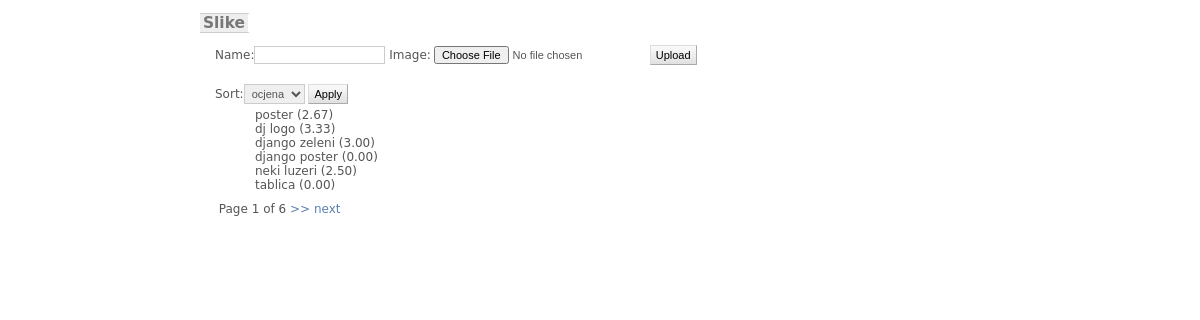
The page / on the database its author committed.
### galerija/models.py (models this page shows, shortened)
class Slika(models.Model):
	name = models.CharField(max_length=60, blank=True, null=True)
	image = models.FileField(upload_to="images/")
	width = models.IntegerField(blank=True, null=True)
	height = models.IntegerField(blank=True, null=True)
	ocjena = models.DecimalField(default=0.0, max_digits=5, decimal_places=2)
	thumbnail = models.ImageField(upload_to="images/", blank=True, null=True)
	class Meta:
		verbose_name_plural = 'slike'

### galerija/views.py (the view, shortened to what this page needs)
# urls.py: url(r'^$', 'galerija.views.main', name='main'),
def main(request):
	slike = Slika.objects.all()
	parameters = []
	try: page = int(request.GET.get("page", '1'))
	except ValueError: page = 1
	if page != 1 and "parameters" in request.session:
		parameters = request.session["parameters"]
	else:
		request.session["parameters"] = parameters
	if parameters == "ocjena":
		slike = Slika.objects.order_by('-ocjena')
	else:
		slike = Slika.objects.all()
	paginator = Paginator(slike, 6)
	try:
		slike = paginator.page(page)
	except (InvalidPage, EmptyPage):
		request = paginator.page(paginator.num_pages)
	uploadform = SlikaForm()
	applyform = SortForm()
	return render(request, 'galerija/list.html', {'slike': slike, 'media_url': MEDIA_URL, 'uploadform': uploadform, 'applyform': applyform})

### galerija/forms.py
class SlikaForm(ModelForm):
	class Meta:
		model = Slika
		field = ('image', 'name')
		exclude = ('width', 'height', 'ocjena', 'thumbnail')

class SortForm(forms.Form):
	sort = forms.ChoiceField(choices=izbor)

### galerija/templates/galerija/list.html (shortened to what this page needs)
{% extends "pbase.html" %}
{% block content %}
	<div class="main">
        <form action="{% url 'main' %}" method="post" enctype="multipart/form-data">{% csrf_token %}
            {{uploadform}}
            <input type="submit" value="Upload" />
        </form>
        <br />
        <form action="{% url 'main' %}" method="post" enctype="multipart/form-data">{% csrf_token %}
            {{applyform}}
            <input type="submit" value="Apply" />
        </form>
		<ul>
			{% for slik in slike %}
				<div class="title">{{ slik.name }} ({{ slik.ocjena }})</div>
			{% endfor %}
		</ul>
		{% if slike.object_list and slike.paginator.num_pages > 1 %}
		<div class="pagination">
			<span class="step-links">
				<span class="current">
					&nbsp;Page {{ slike.number }} of {{ slike.paginator.num_pages }}
				</span>
				{% if slike.has_next %}
					<a href="?page={{ slike.next_page_number }}"> &gt;&gt; next</a>
				{% endif %}
			</span>
		</div>
		{% endif %}
	</div>
{% endblock %}

### jastuk/static/css/base.css (style rules this page uses)
body { margin: 0; padding: 0; font-size: 12px; font-family: "Lucida Grande","DejaVu Sans","Bitstream Vera Sans",Verdana,Arial,sans-serif; color: #333; background: #fff; }
a:link, a:visited { color: #5b80b2; text-decoration: none; }
p, ol, ul, dl { margin: .2em 0 .8em 0; }
form { margin: 0; padding: 0; }
input, textarea, select, .form-row p { margin: 2px 0; padding: 2px 3px; vertical-align: middle; font-family: "Lucida Grande", Verdana, Arial, sans-serif; font-weight: normal; font-size: 11px; }
input[type=text], input[type=password], input[type=email], input[type=url], input[type=number], textarea, select, .vTextField { border: 1px solid #ccc; }
.button, input[type=submit], input[type=button], .submit-row input { background: white url(../img/nav-bg.gif) bottom repeat-x; padding: 3px 5px; color: black; border: 1px solid #bbb; border-color: #ddd #aaa #aaa #ddd; }

### jastuk/templates/pbase.html (style rules this page uses)
* { color: #555; font-size: 1em; }

### rows shown on the page
Slika: name "poster", ocjena "2.67"
Slika: name "dj logo", ocjena "3.33"
Slika: name "django zeleni", ocjena "3.00"
Slika: name "django poster", ocjena "0.00"
Slika: name "neki luzeri", ocjena "2.50"
Slika: name "tablica", ocjena "0.00"

### other values the page prints
{{ slike.number }} "1"
{{ slike.paginator.num_pages }} "6"
